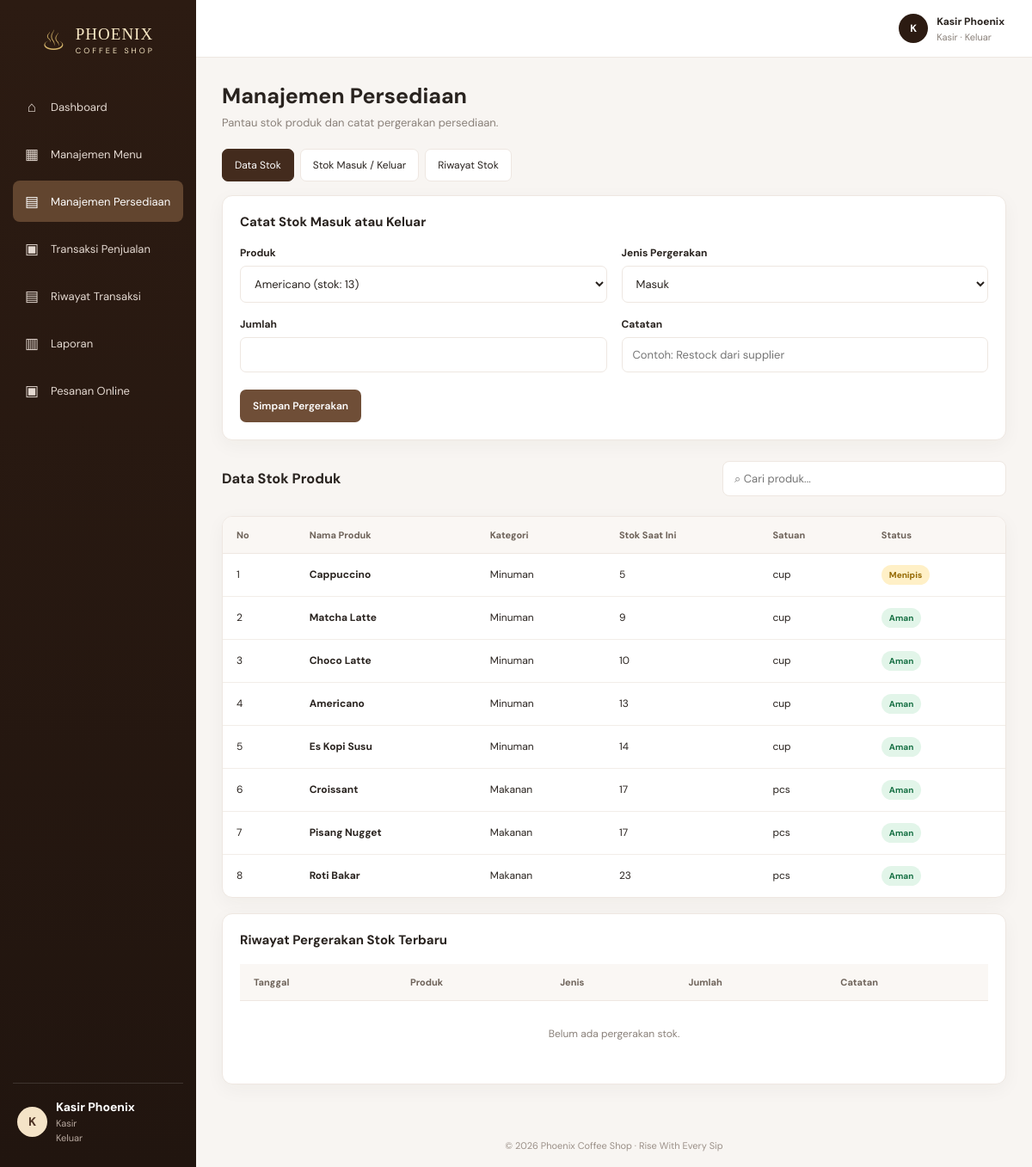
Page /persediaan.php (signed in) on the committed database.
### tables this page shows
CREATE TABLE `products` (
  `id` int(11) NOT NULL,
  `name` varchar(120) NOT NULL,
  `category` enum('Minuman','Makanan') NOT NULL DEFAULT 'Minuman',
  `price` decimal(12,2) NOT NULL DEFAULT 0.00,
  `stock` int(11) NOT NULL DEFAULT 0,
  `unit` varchar(30) NOT NULL DEFAULT 'pcs',
  `created_at` timestamp NOT NULL DEFAULT current_timestamp()
);

### koneksi.php (called while the page is built, shortened)
<?php
function e($value) { return htmlspecialchars((string)$value, ENT_QUOTES, 'UTF-8'); }
?>

### persediaan.php (the view, shortened to what this page needs)
<?php require 'config/koneksi.php';
$products=$conn->query('SELECT * FROM products ORDER BY name');
$movements=$conn->query('SELECT m.*,p.name FROM stock_movements m JOIN products p ON p.id=m.product_id ORDER BY m.created_at DESC LIMIT 30');
require 'includes/header.php'; ?>
<div class="page-heading"><div>
    <h1>Manajemen Persediaan</h1>
    <p>Pantau stok produk dan catat pergerakan persediaan.</p>
</div></div>
<div class="tabs">
    <a class="tab active" href="#data-stok">Data Stok</a>
<a class="tab" href="#form-stok">Stok Masuk / Keluar</a>
<a class="tab" href="#riwayat">Riwayat Stok</a></div>
<section class="panel" id="form-stok">
    <h3>Catat Stok Masuk atau Keluar</h3>
    <form method="post">
        <div class="form-grid"><div class="field"><label>Produk</label><select name="product_id" required><?php while($p=$products->fetch_assoc()): ?><option value="<?= $p['id'] ?>"><?= e($p['name']) ?> (stok: <?= $p['stock'] ?>)</option><?php endwhile; ?></select></div><div class="field"><label>Jenis Pergerakan</label><select name="movement_type"><option>Masuk</option><option>Keluar</option></select></div><div class="field"><label>Jumlah</label><input type="number" min="1" name="qty" required></div><div class="field"><label>Catatan</label><input name="note" placeholder="Contoh: Restock dari supplier"></div></div><div class="form-actions"><button class="btn">Simpan Pergerakan</button></div></form></section>
<div class="toolbar" id="data-stok"><h3>Data Stok Produk</h3><input class="search" data-search="#stock-table" placeholder="⌕ Cari produk..."></div><div class="table-card table-wrap"><table id="stock-table"><thead><tr><th>No</th><th>Nama Produk</th><th>Kategori</th><th>Stok Saat Ini</th><th>Satuan</th><th>Status</th></tr></thead><tbody><?php $all=$conn->query('SELECT * FROM products ORDER BY stock ASC');$i=1;while($p=$all->fetch_assoc()): ?><tr><td><?= $i++ ?></td><td><strong><?= e($p['name']) ?></strong></td><td><?= e($p['category']) ?></td><td><?= $p['stock'] ?></td><td><?= e($p['unit']) ?></td><td><?php if($p['stock']<=0): ?><span class="badge out">Habis</span><?php elseif($p['stock']<=5): ?><span class="badge low">Menipis</span><?php else: ?><span class="badge ok">Aman</span><?php endif; ?></td></tr><?php endwhile; ?></tbody></table></div>
<section class="panel" id="riwayat" style="margin-top:18px">
    <h3>Riwayat Pergerakan Stok Terbaru</h3>
    <div class="table-wrap">
        <table><thead><tr><th>Tanggal</th><th>Produk</th><th>Jenis</th><th>Jumlah</th><th>Catatan</th></tr></thead><tbody><?php if($movements->num_rows):while($m=$movements->fetch_assoc()): ?><tr><td><?= e($m['created_at']) ?></td><td><?= e($m['name']) ?></td><td><span class="badge <?= $m['movement_type']==='Masuk'?'ok':'low' ?>"><?= e($m['movement_type']) ?></span></td><td><?= (int)$m['qty'] ?></td><td><?= e($m['note']??'-') ?></td></tr><?php endwhile;else: ?><tr><td colspan="5" class="empty">Belum ada pergerakan stok.</td></tr><?php endif; ?></tbody></table></div></section>
<?php require 'includes/footer.php'; ?>

### style.css (style rules this page uses)
:root { --brown:#6f4e37;--deep:#2c1b12;--deep2:#432b1d;--gold:#c9a227;--cream:#f8f5f2;--paper:#fff;--text:#29231f;--muted:#8a817a;--line:#eee7e1;--green:#16834b;--red:#c94f43;--shadow:0 6px 22px rgba(53,35,22,.045) }
* { box-sizing:border-box }
body { margin:0;background:var(--cream);color:var(--text);font-family:'DM Sans',sans-serif;font-size:14px }
a { text-decoration:none;color:inherit }
.page-heading { display:flex;align-items:center;justify-content:space-between;gap:15px;margin-bottom:22px }
.page-heading h1 { font-size:25px;margin:0 0 6px }
.page-heading p { margin:0;color:var(--muted);font-size:13px }
.btn { border:0;border-radius:7px;background:var(--brown);color:white;padding:11px 15px;font:600 12px 'DM Sans';cursor:pointer;display:inline-flex;align-items:center;justify-content:center;gap:7px }
.stat,.panel,.table-card,.form-card { background:#fff;border:1px solid var(--line);border-radius:12px;box-shadow:var(--shadow) }
.panel { padding:20px;margin-bottom:18px }
.panel h3 { font-size:15px;margin:0 0 18px }
.toolbar { display:flex;align-items:center;justify-content:space-between;gap:12px;flex-wrap:wrap;margin-bottom:16px }
.search { min-width:220px;max-width:330px;width:100%;border:1px solid var(--line);border-radius:8px;padding:11px 13px;font:13px 'DM Sans';outline:none;background:#fff }
.table-card { overflow:hidden }
.table-wrap { overflow-x:auto }
table { width:100%;border-collapse:collapse;white-space:nowrap }
th { background:#faf7f4;text-align:left;font-size:11px;color:#6d6259;font-weight:700;padding:14px 16px;border-bottom:1px solid var(--line) }
td { padding:13px 16px;border-bottom:1px solid #f2ede8;font-size:12px }
tr:last-child td { border-bottom:0 }
.badge { display:inline-block;border-radius:20px;padding:5px 9px;font-size:10px;font-weight:700 }
.badge.ok { background:#e2f5e9;color:#177044 }
.badge.low { background:#fff0c7;color:#946800 }
.form-grid { display:grid;grid-template-columns:1fr 1fr;gap:17px }
.field { display:flex;flex-direction:column;gap:7px }
.field label { font-size:12px;font-weight:700 }
.field input,.field select,.field textarea,select,input[type=date],input[type=number] { width:100%;padding:11px 12px;border:1px solid var(--line);border-radius:7px;background:white;font:13px 'DM Sans';color:var(--text) }
.form-actions { display:flex;gap:8px;margin-top:20px }
.empty { text-align:center;color:var(--muted);padding:30px }
.tabs { display:flex;gap:7px;flex-wrap:wrap;margin-bottom:16px }
.tab { border:1px solid var(--line);border-radius:7px;background:white;padding:10px 14px;font-size:12px }
.tab.active { background:var(--deep2);color:white;border-color:var(--deep2) }

### rows in the picture
products: name "Cappuccino", category "Minuman", stock "5", unit "cup", shows "Menipis"
products: name "Matcha Latte", category "Minuman", stock "9", unit "cup", shows "Aman"
products: name "Choco Latte", category "Minuman", stock "10", unit "cup", shows "Aman"
products: name "Americano", category "Minuman", stock "13", unit "cup", shows "Aman"
products: name "Es Kopi Susu", category "Minuman", stock "14", unit "cup", shows "Aman"
products: name "Croissant", category "Makanan", stock "17", unit "pcs", shows "Aman"
products: name "Pisang Nugget", category "Makanan", stock "17", unit "pcs", shows "Aman"
products: name "Roti Bakar", category "Makanan", stock "23", unit "pcs", shows "Aman"

### other values in the picture
$item[0] "⌂"
$item[1] "Dashboard"
$item[0] "▦"
$item[1] "Manajemen Menu"
$item[0] "▤"
$item[1] "Manajemen Persediaan"
$item[0] "▣"
$item[1] "Transaksi Penjualan"
$item[1] "Riwayat Transaksi"
$item[0] "▥"
$item[1] "Laporan"
$item[1] "Pesanan Online"
substr($displayName,0,1) "K"
$displayName "Kasir Phoenix"
$roleLabel "Kasir"
